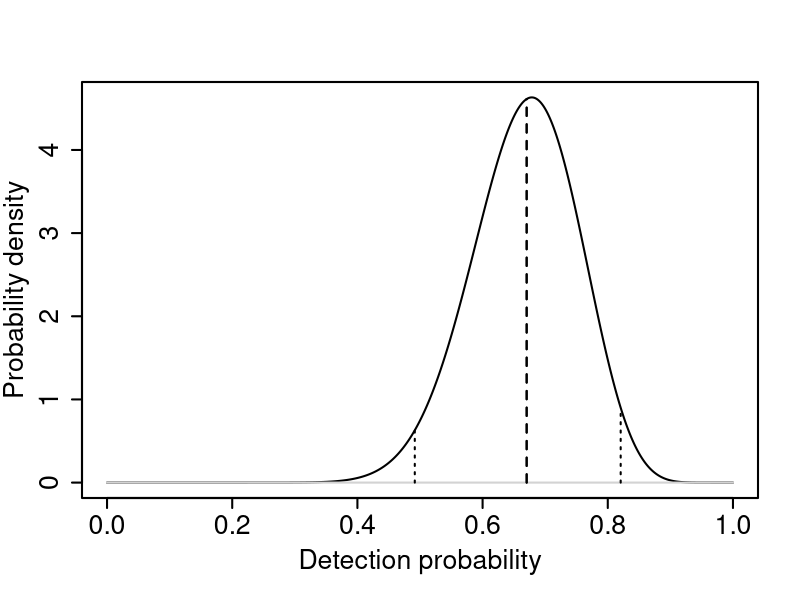

Recreate this plot in R.
post.median <- qbeta(0.5, 20, 10) 
post.95ci <- qbeta(c(0.025, 0.975), 20, 10) 

plot(seq(0,1, by=0.0001), dbeta(seq(0,1, by=0.0001), 20,10), type='l', axes=F,
xlab='Detection probability', ylab='Probability density',cex.lab=1.6, lwd=2, mgp=c(2.75,1,0))
axis(side=1, lwd=2, lwd.ticks=2, cex.axis=1.6, xpd=TRUE)
axis(side=2, lwd=2, lwd.ticks=2, cex.axis=1.6, xpd=TRUE)
box(lwd=2)
axis(side=1, pos=c(0,0), labels =F, lwd=2, lwd.ticks=0, col="lightgrey")
arrows(x0=post.median, y0=0, y1= dbeta(post.median, 20,10), lwd=2, length = 0, lty=2)
arrows(x0=post.median, y0=0, y1= dbeta(post.median, 20,10), lwd=2, length = 0, lty=2)
arrows(x0=post.95ci[1], y0=0, y1= dbeta(post.95ci[1], 20,10), lwd=2, length = 0, lty=3)
arrows(x0=post.95ci[2], y0=0, y1= dbeta(post.95ci[2], 20,10), lwd=2, length = 0, lty=3)